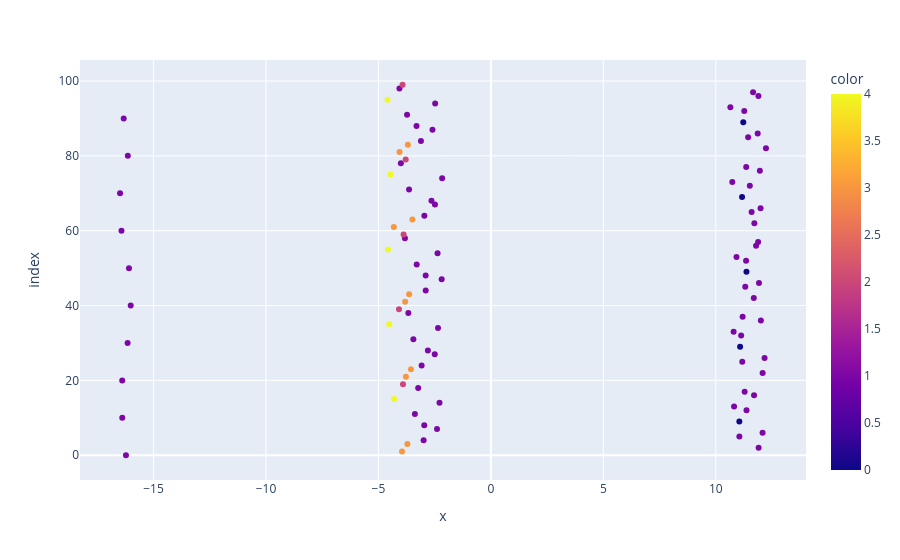

The cell this chart's notebook holds for it:
### Code cell
#Кластеризация
km = KMeans(n_clusters=5)
y_hat = km.fit_predict(X2_w)


fig = px.scatter(X2_w_u[:, 0], X2_w_u[:, 1],
                 hover_name=[n[:100] for n in articles],
                 color=y_hat)
fig.show()

### Figure 1 — Plotly figure (JSON) as saved in the notebook; plotly's stock layout.template omitted (floating-point values rounded to 4 significant figures)
{"data": [{"hovertemplate": "<b>%{hovertext}</b><br><br>x=%{x}<br>index=%{y}<br>color=%{marker.color}<extra></extra>", "hovertext": ["Title: Combining Machine Learning and Computational Chemistry for Predictive Insights Into Chemical ", "The application of machine learning in clinical microbiology and infectious diseases Text: With the ", "Machine Learning for Toxicity Prediction Using Chemical Structures: Pillars for Success in the Real ", "Tackling the Antimicrobial Resistance “Pandemic” with Machine Learning Tools: A Summary of Available", "Prospects and Challenges of Using Machine Learning for Academic Forecasting Text: The study examines", "Machine Learning Aided Design and Optimization of Thermal Metamaterials Text:  Artificial Intelligen", "A Primer on the Use of Machine Learning to Distill Knowledge from Data in Biological Psychiatry Text", "Harnessing the power of machine learning for crop improvement and sustainable production Text: Crop ", "Involvement of Machine Learning Tools in Healthcare Decision Making Text: In the present day, there ", "Machine Learning Guided Batched Design of a Bacterial Ribosome Binding Site Text:  Optimization of g", "Machine Learning Force Fields Text:  In recent years, the use of machine learning (ML) in computatio", "A systematic review of fuzzing based on machine learning techniques Text: Security vulnerabilities p", "Machine Learning-Assisted Low-Dimensional Electrocatalysts Design for Hydrogen Evolution Reaction Te", "Applications of Machine Learning (ML) in the context of marketing: a bibliometric approach Text: In ", "Linking Human And Machine Behavior: A New Approach to Evaluate Training Data Quality for Beneficial ", "Advanced applications in chronic disease monitoring using IoT mobile sensing device data, machine le", "Applied Machine Learning for IIoT and Smart Production—Methods to Improve Production Quality, Safety", "Digital Innovation Enabled Nanomaterial Manufacturing; Machine Learning Strategies and Green Perspec", "Machine learning for microbiologists Text: Machine learning is increasingly important in microbiolog", "A review of machine learning in scanpath analysis for passive gaze-based interaction Text: The scanp", "Combining Machine Learning and Computational Chemistry for Predictive Insights Into Chemical Systems", "The application of machine learning in clinical microbiology and infectious diseases Text: With the ", "Machine Learning for Toxicity Prediction Using Chemical Structures: Pillars for Success in the Real ", "Tackling the Antimicrobial Resistance “Pandemic” with Machine Learning Tools: A Summary of Available", "Prospects and Challenges of Using Machine Learning for Academic Forecasting Text: The study examines", "Machine Learning Aided Design and Optimization of Thermal Metamaterials Text:  Artificial Intelligen", "A Primer on the Use of Machine Learning to Distill Knowledge from Data in Biological Psychiatry Text", "Harnessing the power of machine learning for crop improvement and sustainable production Text: Crop ", "Involvement of Machine Learning Tools in Healthcare Decision Making Text: In the present day, there ", "Machine Learning Guided Batched Design of a Bacterial Ribosome Binding Site Text:  Optimization of g", "Machine Learning Force Fields Text:  In recent years, the use of machine learning (ML) in computatio", "A systematic review of fuzzing based on machine learning techniques Text: Security vulnerabilities p", "Machine Learning-Assisted Low-Dimensional Electrocatalysts Design for Hydrogen Evolution Reaction Te", "Applications of Machine Learning (ML) in the context of marketing: a bibliometric approach Text: In ", "Linking Human And Machine Behavior: A New Approach to Evaluate Training Data Quality for Beneficial ", "Advanced applications in chronic disease monitoring using IoT mobile sensing device data, machine le", "Applied Machine Learning for IIoT and Smart Production—Methods to Improve Production Quality, Safety", "Digital Innovation Enabled Nanomaterial Manufacturing; Machine Learning Strategies and Green Perspec", "Machine learning for microbiologists Text: Machine learning is increasingly important in microbiolog", "A review of machine learning in scanpath analysis for passive gaze-based interaction Text: The scanp", "Combining Machine Learning and Computational Chemistry for Predictive Insights Into Chemical Systems", "The application of machine learning in clinical microbiology and infectious diseases Text: With the ", "Machine Learning for Toxicity Prediction Using Chemical Structures: Pillars for Success in the Real ", "Tackling the Antimicrobial Resistance “Pandemic” with Machine Learning Tools: A Summary of Available", "Prospects and Challenges of Using Machine Learning for Academic Forecasting Text: The study examines", "Machine Learning Aided Design and Optimization of Thermal Metamaterials Text:  Artificial Intelligen", "A Primer on the Use of Machine Learning to Distill Knowledge from Data in Biological Psychiatry Text", "Harnessing the power of machine learning for crop improvement and sustainable production Text: Crop ", "Involvement of Machine Learning Tools in Healthcare Decision Making Text: In the present day, there ", "Machine Learning Guided Batched Design of a Bacterial Ribosome Binding Site Text:  Optimization of g", "Machine Learning Force Fields Text:  In recent years, the use of machine learning (ML) in computatio", "A systematic review of fuzzing based on machine learning techniques Text: Security vulnerabilities p", "Machine Learning-Assisted Low-Dimensional Electrocatalysts Design for Hydrogen Evolution Reaction Te", "Applications of Machine Learning (ML) in the context of marketing: a bibliometric approach Text: In ", "Linking Human And Machine Behavior: A New Approach to Evaluate Training Data Quality for Beneficial ", "Advanced applications in chronic disease monitoring using IoT mobile sensing device data, machine le", "Applied Machine Learning for IIoT and Smart Production—Methods to Improve Production Quality, Safety", "Digital Innovation Enabled Nanomaterial Manufacturing; Machine Learning Strategies and Green Perspec", "Machine learning for microbiologists Text: Machine learning is increasingly important in microbiolog", "A review of machine learning in scanpath analysis for passive gaze-based interaction Text: The scanp", "Combining Machine Learning and Computational Chemistry for Predictive Insights Into Chemical Systems", "The application of machine learning in clinical microbiology and infectious diseases Text: With the ", "Machine Learning for Toxicity Prediction Using Chemical Structures: Pillars for Success in the Real ", "Tackling the Antimicrobial Resistance “Pandemic” with Machine Learning Tools: A Summary of Available", "Prospects and Challenges of Using Machine Learning for Academic Forecasting Text: The study examines", "Machine Learning Aided Design and Optimization of Thermal Metamaterials Text:  Artificial Intelligen", "A Primer on the Use of Machine Learning to Distill Knowledge from Data in Biological Psychiatry Text", "Harnessing the power of machine learning for crop improvement and sustainable production Text: Crop ", "Involvement of Machine Learning Tools in Healthcare Decision Making Text: In the present day, there ", "Machine Learning Guided Batched Design of a Bacterial Ribosome Binding Site Text:  Optimization of g", "Machine Learning Force Fields Text:  In recent years, the use of machine learning (ML) in computatio", "A systematic review of fuzzing based on machine learning techniques Text: Security vulnerabilities p", "Machine Learning-Assisted Low-Dimensional Electrocatalysts Design for Hydrogen Evolution Reaction Te", "Applications of Machine Learning (ML) in the context of marketing: a bibliometric approach Text: In ", "Linking Human And Machine Behavior: A New Approach to Evaluate Training Data Quality for Beneficial ", "Advanced applications in chronic disease monitoring using IoT mobile sensing device data, machine le", "Applied Machine Learning for IIoT and Smart Production—Methods to Improve Production Quality, Safety", "Digital Innovation Enabled Nanomaterial Manufacturing; Machine Learning Strategies and Green Perspec", "Machine learning for microbiologists Text: Machine learning is increasingly important in microbiolog", "A review of machine learning in scanpath analysis for passive gaze-based interaction Text: The scanp", "Combining Machine Learning and Computational Chemistry for Predictive Insights Into Chemical Systems", "The application of machine learning in clinical microbiology and infectious diseases Text: With the ", "Machine Learning for Toxicity Prediction Using Chemical Structures: Pillars for Success in the Real ", "Tackling the Antimicrobial Resistance “Pandemic” with Machine Learning Tools: A Summary of Available", "Prospects and Challenges of Using Machine Learning for Academic Forecasting Text: The study examines", "Machine Learning Aided Design and Optimization of Thermal Metamaterials Text:  Artificial Intelligen", "A Primer on the Use of Machine Learning to Distill Knowledge from Data in Biological Psychiatry Text", "Harnessing the power of machine learning for crop improvement and sustainable production Text: Crop ", "Involvement of Machine Learning Tools in Healthcare Decision Making Text: In the present day, there ", "Machine Learning Guided Batched Design of a Bacterial Ribosome Binding Site Text:  Optimization of g", "Machine Learning Force Fields Text:  In recent years, the use of machine learning (ML) in computatio", "A systematic review of fuzzing based on machine learning techniques Text: Security vulnerabilities p", "Machine Learning-Assisted Low-Dimensional Electrocatalysts Design for Hydrogen Evolution Reaction Te", "Applications of Machine Learning (ML) in the context of marketing: a bibliometric approach Text: In ", "Linking Human And Machine Behavior: A New Approach to Evaluate Training Data Quality for Beneficial ", "Advanced applications in chronic disease monitoring using IoT mobile sensing device data, machine le", "Applied Machine Learning for IIoT and Smart Production—Methods to Improve Production Quality, Safety", "Digital Innovation Enabled Nanomaterial Manufacturing; Machine Learning Strategies and Green Perspec", "Machine learning for microbiologists Text: Machine learning is increasingly important in microbiolog", "A review of machine learning in scanpath analysis for passive gaze-based interaction Text: The scanp"], "legendgroup": "", "marker": {"color": [1, 3, 1, 3, 1, 1, 1, 1, 1, 0, 1, 1, 1, 1, 1, 4, 1, 1, 1, 2, 1, 3, 1, 3, 1, 1, 1, 1, 1, 0, 1, 1, 1, 1, 1, 4, 1, 1, 1, 2, 1, 3, 1, 3, 1, 1, 1, 1, 1, 0, 1, 1, 1, 1, 1, 4, 1, 1, 1, 2, 1, 3, 1, 3, 1, 1, 1, 1, 1, 0, 1, 1, 1, 1, 1, 4, 1, 1, 1, 2, 1, 3, 1, 3, 1, 1, 1, 1, 1, 0, 1, 1, 1, 1, 1, 4, 1, 1, 1, 2], "coloraxis": "coloraxis", "symbol": "circle"}, "mode": "markers", "name": "", "orientation": "h", "showlegend": false, "type": "scatter", "x": [-16.23, -3.951, 11.91, -3.713, -2.99, 11.05, 12.08, -2.395, -2.961, 11.05, -16.39, -3.378, 11.37, 10.81, -2.285, -4.306, 11.7, 11.28, -3.232, -3.909, -16.39, -3.778, 12.08, -3.554, -3.078, 11.18, 12.17, -2.495, -2.802, 11.08, -16.15, -3.446, 11.13, 10.79, -2.351, -4.521, 12.0, 11.19, -3.67, -4.086, -16.01, -3.813, 11.69, -3.636, -2.898, 11.31, 11.92, -2.188, -2.9, 11.36, -16.09, -3.299, 11.35, 10.92, -2.371, -4.573, 11.79, 11.88, -3.822, -3.881, -16.43, -4.315, 11.72, -3.488, -2.958, 11.59, 11.99, -2.487, -2.642, 11.17, -16.49, -3.639, 11.51, 10.73, -2.166, -4.467, 11.96, 11.35, -4.003, -3.788, -16.14, -4.06, 12.23, -3.69, -3.11, 11.44, 11.86, -2.596, -3.306, 11.22, -16.33, -3.727, 11.27, 10.65, -2.477, -4.592, 11.9, 11.66, -4.066, -3.927], "xaxis": "x", "y": [0, 1, 2, 3, 4, 5, 6, 7, 8, 9, 10, 11, 12, 13, 14, 15, 16, 17, 18, 19, 20, 21, 22, 23, 24, 25, 26, 27, 28, 29, 30, 31, 32, 33, 34, 35, 36, 37, 38, 39, 40, 41, 42, 43, 44, 45, 46, 47, 48, 49, 50, 51, 52, 53, 54, 55, 56, 57, 58, 59, 60, 61, 62, 63, 64, 65, 66, 67, 68, 69, 70, 71, 72, 73, 74, 75, 76, 77, 78, 79, 80, 81, 82, 83, 84, 85, 86, 87, 88, 89, 90, 91, 92, 93, 94, 95, 96, 97, 98, 99], "yaxis": "y"}], "layout": {"coloraxis": {"colorbar": {"title": {"text": "color"}}, "colorscale": [[0, "#0d0887"], [0.1111, "#46039f"], [0.2222, "#7201a8"], [0.3333, "#9c179e"], [0.4444, "#bd3786"], [0.5556, "#d8576b"], [0.6667, "#ed7953"], [0.7778, "#fb9f3a"], [0.8889, "#fdca26"], [1, "#f0f921"]]}, "legend": {"tracegroupgap": 0}, "margin": {"t": 60}, "xaxis": {"anchor": "y", "domain": [0, 1], "title": {"text": "x"}}, "yaxis": {"anchor": "x", "domain": [0, 1], "title": {"text": "index"}}}}
